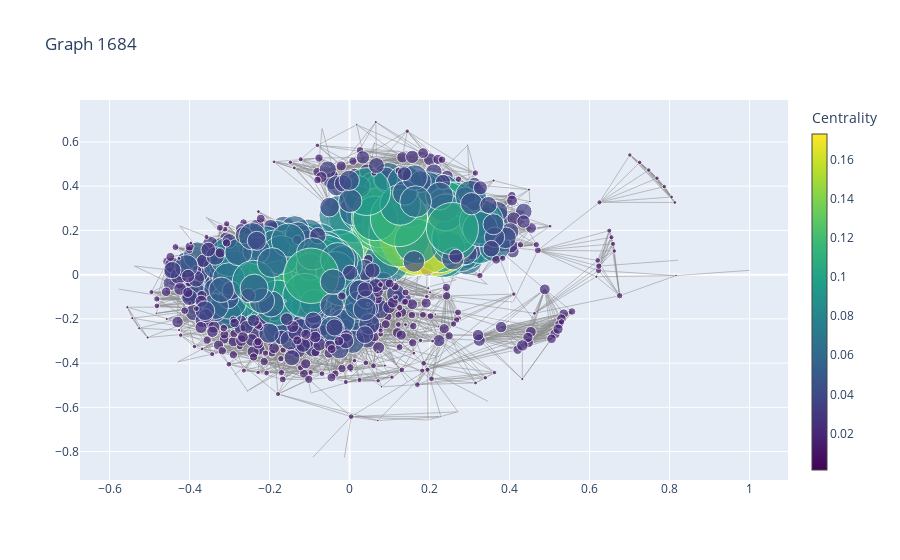

Notebook cell for this chart:
### Code cell
def visualize_graph(G, title="Network Graph"):
    pos = nx.kamada_kawai_layout(G)  
    node_x, node_y = zip(*pos.values())

    # Using centrality or degree for node size
    centrality = nx.degree_centrality(G)
    node_sizes = [500 * centrality[node] for node in G.nodes()]
    node_colors = [centrality[node] for node in G.nodes()]

    edge_trace = go.Scatter(
        x=[],
        y=[],
        line=dict(width=0.5, color='#888'),
        mode='lines'
    )
    for edge in G.edges():
        x0, y0 = pos[edge[0]]
        x1, y1 = pos[edge[1]]
        edge_trace['x'] += (x0, x1, None)
        edge_trace['y'] += (y0, y1, None)

    node_trace = go.Scatter(
        x=node_x,
        y=node_y,
        mode='markers',
        marker=dict(
            showscale=True,
            colorscale='Viridis',
            color=node_colors,
            size=node_sizes,
            colorbar=dict(thickness=15, title="Centrality")
        ),
        text=list(G.nodes())  # Displays node labels
    )

    fig = go.Figure(data=[edge_trace, node_trace])
    fig.update_layout(title=title, showlegend=False)
    fig.show()

# Example:
visualize_graph(graphs['1684'], "Graph 1684")

### Figure 1 — Plotly figure (JSON) as saved in the notebook; plotly's stock layout.template omitted (floating-point values rounded to 4 significant figures; data arrays with more than 128 entries replaced by an {"elided": "..."} marker saying what was removed)
{"data": [{"line": {"color": "#888", "width": 0.5}, "mode": "lines", "type": "scatter", "x": {"elided": "42072 float values"}, "y": {"elided": "42072 float values"}}, {"marker": {"color": {"elided": "786 float values"}, "colorbar": {"thickness": 15, "title": {"text": "Centrality"}}, "colorscale": [[0, "#440154"], [0.1111, "#482878"], [0.2222, "#3e4989"], [0.3333, "#31688e"], [0.4444, "#26828e"], [0.5556, "#1f9e89"], [0.6667, "#35b779"], [0.7778, "#6ece58"], [0.8889, "#b5de2b"], [1, "#fde725"]], "showscale": true, "size": {"elided": "786 float values"}}, "mode": "markers", "text": {"elided": "786 str values"}, "type": "scatter", "x": {"elided": "786 float values"}, "y": {"elided": "786 float values"}}], "layout": {"autosize": true, "showlegend": false, "title": {"text": "Graph 1684"}, "xaxis": {"autorange": true, "range": [-0.6727, 1.095], "type": "linear"}, "yaxis": {"autorange": true, "range": [-0.9468, 0.8193], "type": "linear"}}}
